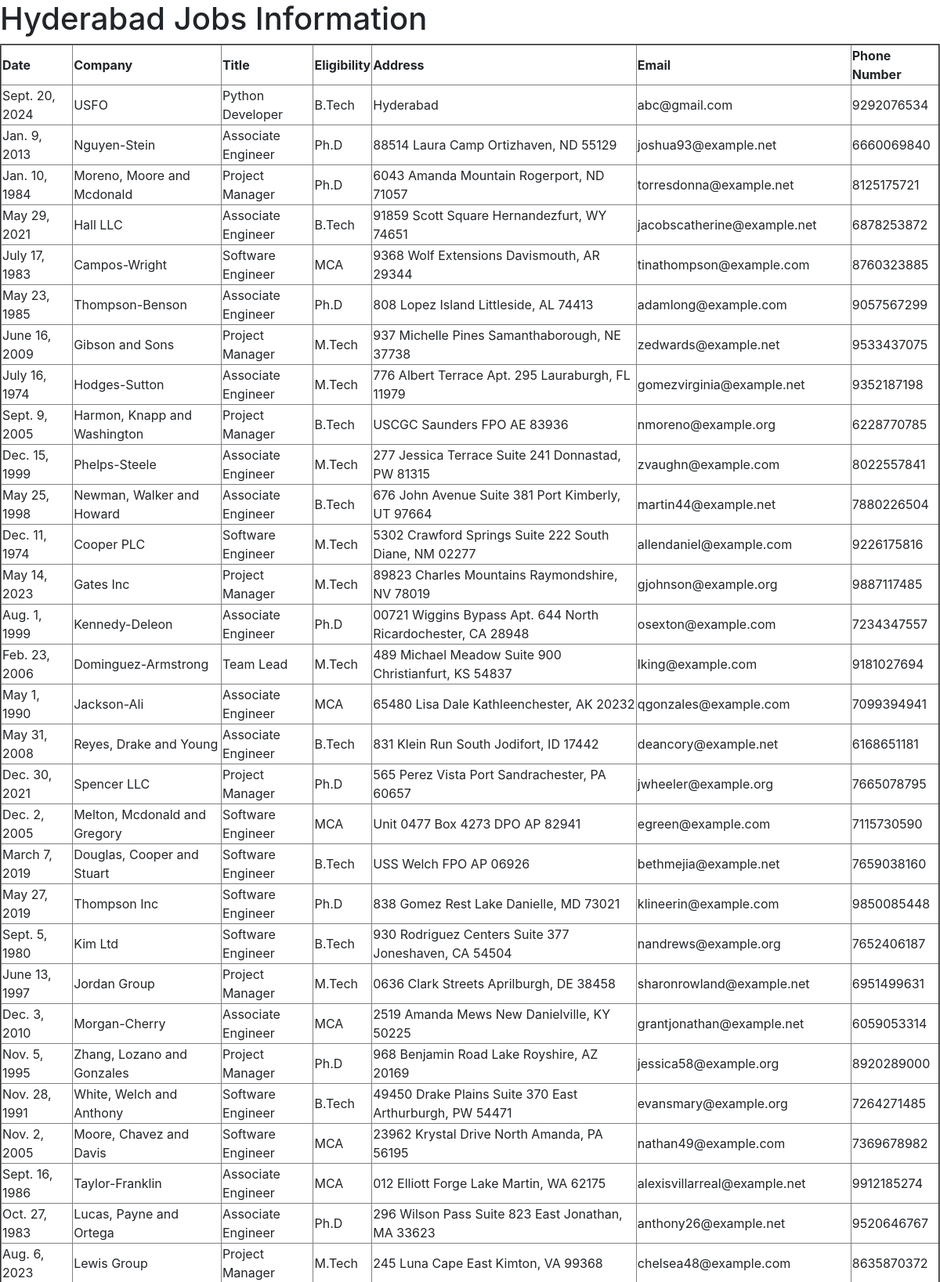
Screenshot of /hydjobs/ (upper part) with the database file from the repository.
### testapp/models.py (models this page shows)
class HydJobs(models.Model):
    date=models.DateField()
    company=models.CharField(max_length=30)
    title=models.CharField(max_length=30)
    eligibility=models.CharField(max_length=30)
    address=models.CharField(max_length=30)
    email=models.EmailField()
    phonenumber=models.BigIntegerField()

### testapp/views.py (the view)
# urls.py: path('hydjobs/', views.hydjobs_view),
def hydjobs_view(request):
    jobs_list=HydJobs.objects.all()
    my_dict={'jobs_list':jobs_list}
    return render(request,'testapp/hydjobs.html',my_dict)

### template/testapp/hydjobs.html (shortened to what this page needs)
<!DOCTYPE html>
<html lang="en" dir="ltr">
{% load static %}
  <head>
    <link rel="stylesheet" href="https://cdn.jsdelivr.net/npm/bootstrap@4.6.2/dist/css/bootstrap.min.css">
  </head>
  <body>
    <h1>Hyderabad Jobs Information</h1>
    {% if jobs_list %}
    <table border="2">
      <thead>
        <th>Date</th>
        <th>Company</th>
        <th>Title</th>
        <th>Eligibility</th>
        <th>Address</th>
        <th>Email</th>
        <th>Phone Number</th>
      </thead>
      {% for job in jobs_list %}
      <tr>
        <td>{{job.date}}</td>
        <td>{{job.company}}</td>
        <td>{{job.title}}</td>
        <td>{{job.eligibility}}</td>
        <td>{{job.address}}</td>
        <td>{{job.email}}</td>
        <td>{{job.phonenumber}}</td>
      </tr>
      {% endfor %}
    </table>
    {% else %}
    <p>No Jobs in Hyderabad</p>
    {% endif %}
  </body>
</html>

### rows the page displays
HydJobs: date "Sept. 20, 2024", company "USFO", title "Python Developer", eligibility "B.Tech", address "Hyderabad", email "abc@gmail.com", phonenumber "9292076534"
HydJobs: date "Jan. 9, 2013", company "Nguyen-Stein", title "Associate Engineer", eligibility "Ph.D", address "88514 Laura Camp Ortizhaven, ND 55129", email "joshua93@example.net", phonenumber "6660069840"
HydJobs: date "Jan. 10, 1984", company "Moreno, Moore and Mcdonald", title "Project Manager", eligibility "Ph.D", address "6043 Amanda Mountain Rogerport, ND 71057", email "torresdonna@example.net", phonenumber "8125175721"
HydJobs: date "May 29, 2021", company "Hall LLC", title "Associate Engineer", eligibility "B.Tech", address "91859 Scott Square Hernandezfurt, WY 74651", email "jacobscatherine@example.net", phonenumber "6878253872"
HydJobs: date "July 17, 1983", company "Campos-Wright", title "Software Engineer", eligibility "MCA", address "9368 Wolf Extensions Davismouth, AR 29344", email "tinathompson@example.com", phonenumber "8760323885"
HydJobs: date "May 23, 1985", company "Thompson-Benson", title "Associate Engineer", eligibility "Ph.D", address "808 Lopez Island Littleside, AL 74413", email "adamlong@example.com", phonenumber "9057567299"
HydJobs: date "June 16, 2009", company "Gibson and Sons", title "Project Manager", eligibility "M.Tech", address "937 Michelle Pines Samanthaborough, NE 37738", email "zedwards@example.net", phonenumber "9533437075"
HydJobs: date "July 16, 1974", company "Hodges-Sutton", title "Associate Engineer", eligibility "M.Tech", address "776 Albert Terrace Apt. 295 Lauraburgh, FL 11979", email "gomezvirginia@example.net", phonenumber "9352187198"
HydJobs: date "Sept. 9, 2005", company "Harmon, Knapp and Washington", title "Project Manager", eligibility "B.Tech", address "USCGC Saunders FPO AE 83936", email "nmoreno@example.org", phonenumber "6228770785"
HydJobs: date "Dec. 15, 1999", company "Phelps-Steele", title "Associate Engineer", eligibility "M.Tech", address "277 Jessica Terrace Suite 241 Donnastad, PW 81315", email "zvaughn@example.com", phonenumber "8022557841"
HydJobs: date "May 25, 1998", company "Newman, Walker and Howard", title "Associate Engineer", eligibility "B.Tech", address "676 John Avenue Suite 381 Port Kimberly, UT 97664", email "martin44@example.net", phonenumber "7880226504"
HydJobs: date "Dec. 11, 1974", company "Cooper PLC", title "Software Engineer", eligibility "M.Tech", address "5302 Crawford Springs Suite 222 South Diane, NM 02277", email "allendaniel@example.com", phonenumber "9226175816"
HydJobs: date "May 14, 2023", company "Gates Inc", title "Project Manager", eligibility "M.Tech", address "89823 Charles Mountains Raymondshire, NV 78019", email "gjohnson@example.org", phonenumber "9887117485"
HydJobs: date "Aug. 1, 1999", company "Kennedy-Deleon", title "Associate Engineer", eligibility "Ph.D", address "00721 Wiggins Bypass Apt. 644 North Ricardochester, CA 28948", email "osexton@example.com", phonenumber "7234347557"
HydJobs: date "Feb. 23, 2006", company "Dominguez-Armstrong", title "Team Lead", eligibility "M.Tech", address "489 Michael Meadow Suite 900 Christianfurt, KS 54837", email "lking@example.com", phonenumber "9181027694"
HydJobs: date "May 1, 1990", company "Jackson-Ali", title "Associate Engineer", eligibility "MCA", address "65480 Lisa Dale Kathleenchester, AK 20232", email "qgonzales@example.com", phonenumber "7099394941"
HydJobs: date "May 31, 2008", company "Reyes, Drake and Young", title "Associate Engineer", eligibility "B.Tech", address "831 Klein Run South Jodifort, ID 17442", email "deancory@example.net", phonenumber "6168651181"
HydJobs: date "Dec. 30, 2021", company "Spencer LLC", title "Project Manager", eligibility "Ph.D", address "565 Perez Vista Port Sandrachester, PA 60657", email "jwheeler@example.org", phonenumber "7665078795"
HydJobs: date "Dec. 2, 2005", company "Melton, Mcdonald and Gregory", title "Software Engineer", eligibility "MCA", address "Unit 0477 Box 4273 DPO AP 82941", email "egreen@example.com", phonenumber "7115730590"
HydJobs: date "March 7, 2019", company "Douglas, Cooper and Stuart", title "Software Engineer", eligibility "B.Tech", address "USS Welch FPO AP 06926", email "bethmejia@example.net", phonenumber "7659038160"
HydJobs: date "May 27, 2019", company "Thompson Inc", title "Software Engineer", eligibility "Ph.D", address "838 Gomez Rest Lake Danielle, MD 73021", email "klineerin@example.com", phonenumber "9850085448"
HydJobs: date "Sept. 5, 1980", company "Kim Ltd", title "Software Engineer", eligibility "B.Tech", address "930 Rodriguez Centers Suite 377 Joneshaven, CA 54504", email "nandrews@example.org", phonenumber "7652406187"
HydJobs: date "June 13, 1997", company "Jordan Group", title "Project Manager", eligibility "M.Tech", address "0636 Clark Streets Aprilburgh, DE 38458", email "sharonrowland@example.net", phonenumber "6951499631"
HydJobs: date "Dec. 3, 2010", company "Morgan-Cherry", title "Associate Engineer", eligibility "MCA", address "2519 Amanda Mews New Danielville, KY 50225", email "grantjonathan@example.net", phonenumber "6059053314"
HydJobs: date "Nov. 5, 1995", company "Zhang, Lozano and Gonzales", title "Project Manager", eligibility "Ph.D", address "968 Benjamin Road Lake Royshire, AZ 20169", email "jessica58@example.org", phonenumber "8920289000"
HydJobs: date "Nov. 28, 1991", company "White, Welch and Anthony", title "Software Engineer", eligibility "B.Tech", address "49450 Drake Plains Suite 370 East Arthurburgh, PW 54471", email "evansmary@example.org", phonenumber "7264271485"
HydJobs: date "Nov. 2, 2005", company "Moore, Chavez and Davis", title "Software Engineer", eligibility "MCA", address "23962 Krystal Drive North Amanda, PA 56195", email "nathan49@example.com", phonenumber "7369678982"
HydJobs: date "Sept. 16, 1986", company "Taylor-Franklin", title "Associate Engineer", eligibility "MCA", address "012 Elliott Forge Lake Martin, WA 62175", email "alexisvillarreal@example.net", phonenumber "9912185274"
HydJobs: date "Oct. 27, 1983", company "Lucas, Payne and Ortega", title "Associate Engineer", eligibility "Ph.D", address "296 Wilson Pass Suite 823 East Jonathan, MA 33623", email "anthony26@example.net", phonenumber "9520646767"
HydJobs: date "Aug. 6, 2023", company "Lewis Group", title "Project Manager", eligibility "M.Tech", address "245 Luna Cape East Kimton, VA 99368", email "chelsea48@example.com", phonenumber "8635870372"
